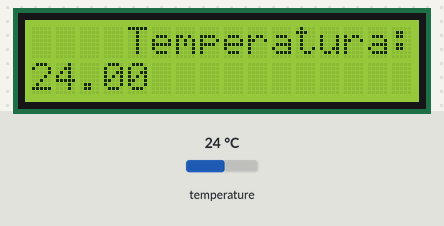
Bench run of a sketch on a simulated Arduino Uno, built with avr-gcc and run on an emulated ATmega328P. Parts: 16×2 character LCD. The test bench sets the inputs (shaded band); at power-on: temperature 24 °C.

Above: at 1.2 s.
1.3 s: temperature set to 12 °C
At 3.1 s:
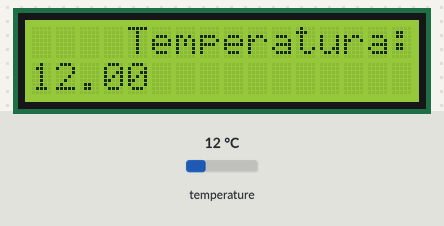
3.4 s: temperature set to 19 °C
At 4.9 s:
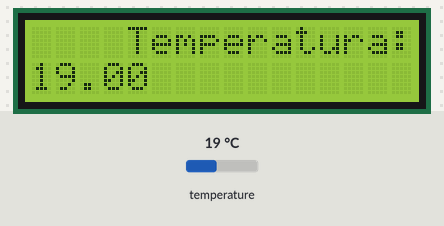
5.6 s: temperature set to 28 °C
At 7.7 s:
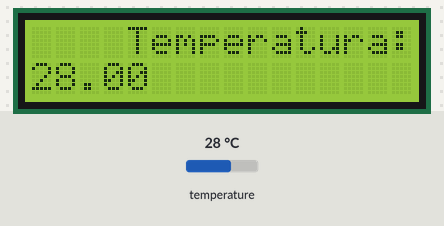
Timing chart, 0 to 9.2 s (numbered marks = the images above; inputs shaded):
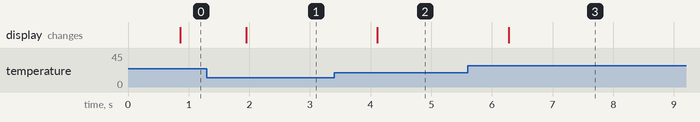

Measured:
- after the input at 1.3 s, the display: changes after 0.65 s (image 1)
- after the input at 3.4 s, the display: changes after 0.71 s (image 2)
- after the input at 5.6 s, the display: changes after 0.68 s (image 3)

The sketch:

lcd.ino
```cpp
#include <LiquidCrystal_I2C.h>

#include <LiquidCrystal_I2C.h> //DESCARGAR LIBRERÍA:https://github.com/ELECTROALL/Codigos-arduino/blob/master/LiquidCrystal_I2C.zip
#include <OneWire.h>
#include <DallasTemperature.h>

OneWire ourWire(2);                //Se establece el pin 2  como bus OneWire

DallasTemperature sensors(&ourWire); //Se declara una variable u objeto para nuestro sensor

LiquidCrystal_I2C lcd(0x27,16,2) ; // si no te sale con esta direccion  puedes usar (0x3f,16,2) || (0x27,16,2)  ||(0x20,16,2)

void setup() {

  Serial.begin(9600);
  sensors.begin();   //Se inicia el sensor
  lcd.init();
  lcd.backlight();
  lcd.clear();


}

void loop() {
  sensors.requestTemperatures();   //Se envía el comando para leer la temperatura
  float temp= sensors.getTempCByIndex(0); //Se obtiene la temperatura en ºC

  lcd.setCursor(4,0);
  lcd.print("Temperatura: ");
  lcd.setCursor(0,1);
  lcd.print(temp);
  delay(300);

}
```
